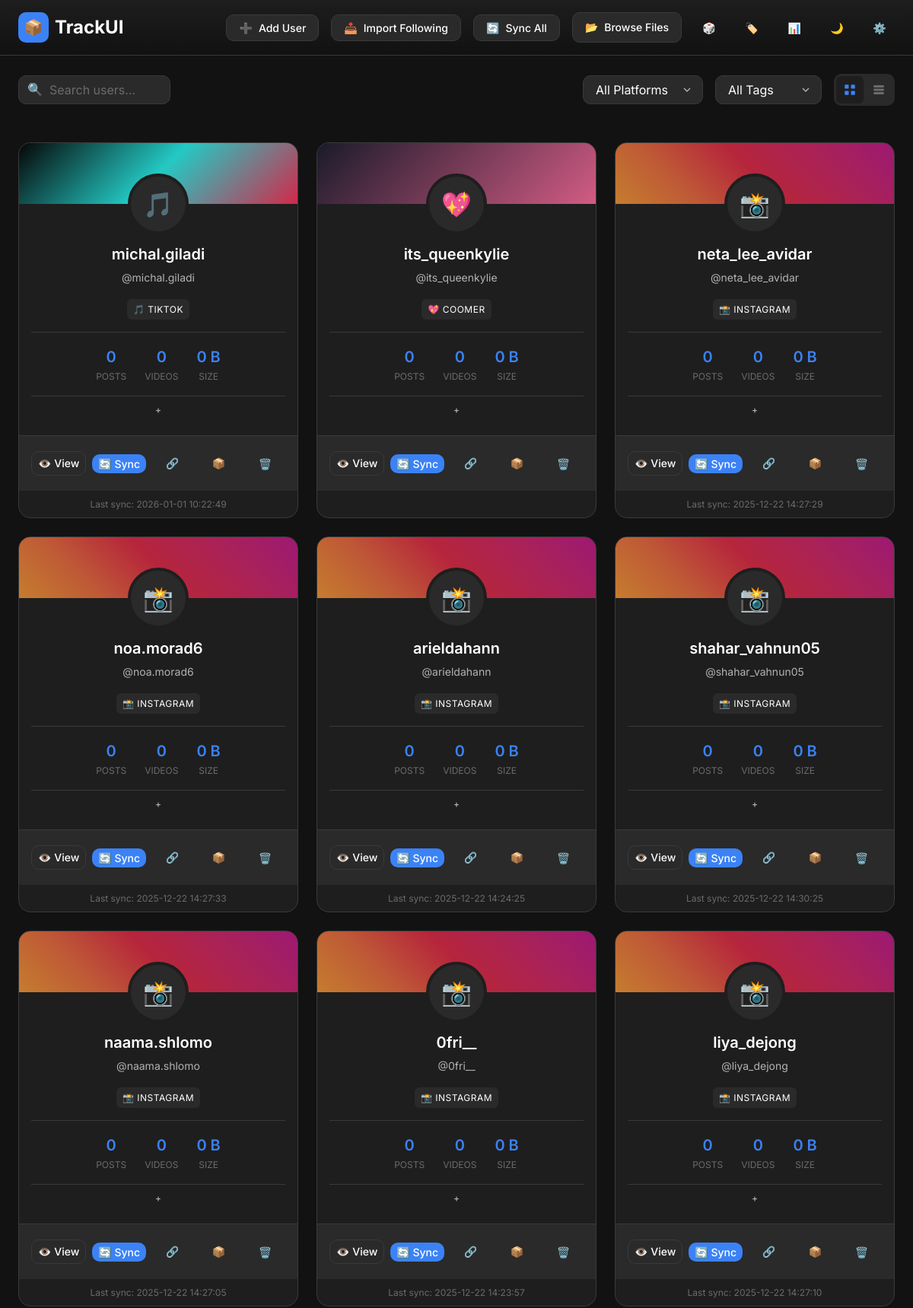
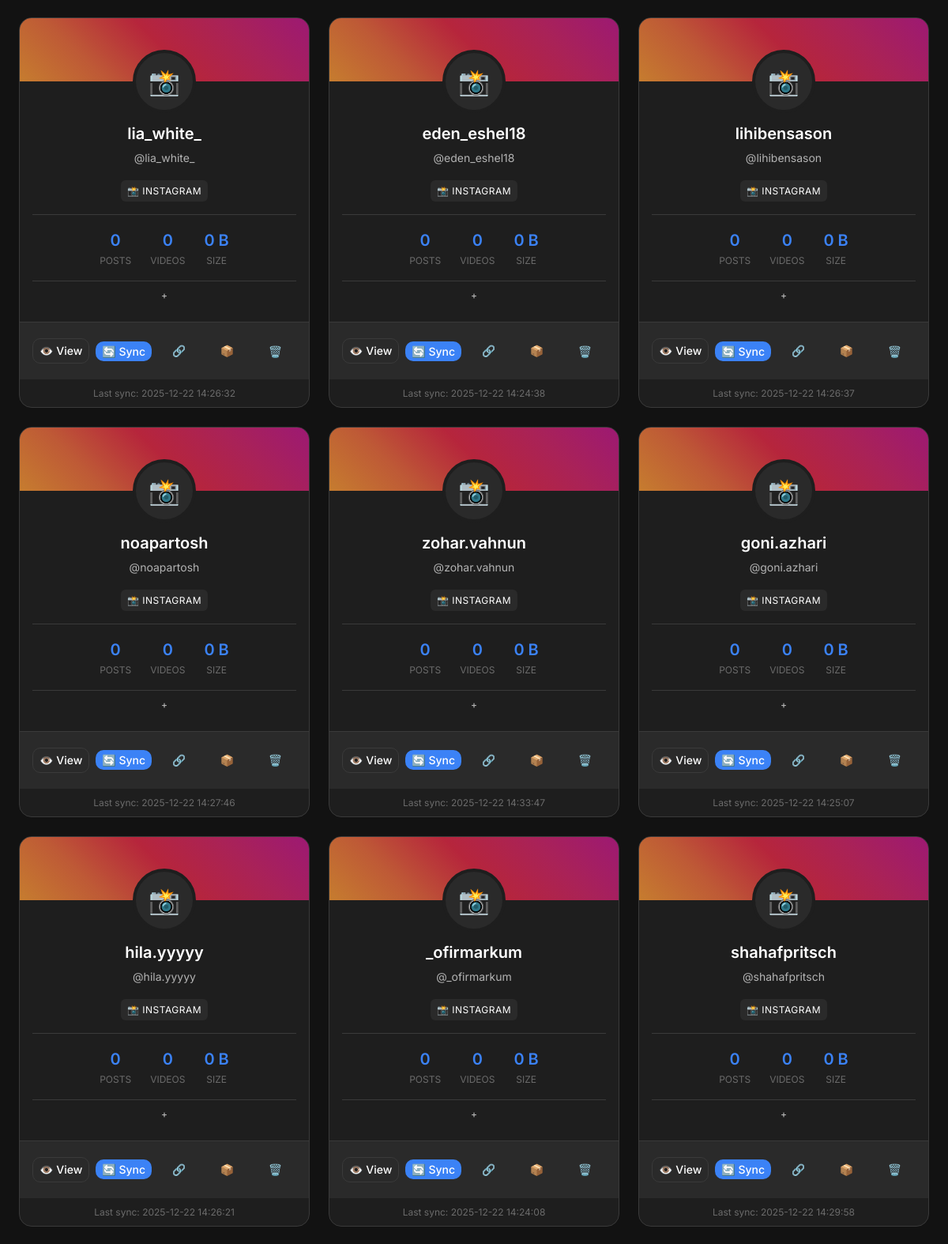
The page / (signed in, upper part) on the database its author committed (2 pictures, top to bottom).
### tables this page shows
CREATE TABLE users (
            id INTEGER PRIMARY KEY AUTOINCREMENT,
            username TEXT NOT NULL,
            platform TEXT NOT NULL,
            display_name TEXT,
            profile_picture TEXT,
            stats_json TEXT,
            created_at TIMESTAMP DEFAULT CURRENT_TIMESTAMP,
            last_sync TIMESTAMP,
            UNIQUE(username, platform)
        );

### app.py (the view, shortened to what this page needs)
@app.route('/')
@login_required
def index():
    conn = get_db()
    cursor = conn.cursor()
    cursor.execute('''
        SELECT u.*, GROUP_CONCAT(t.id || ':' || t.name || ':' || t.color) as tags
        FROM users u
        LEFT JOIN user_tags ut ON u.id = ut.user_id
        LEFT JOIN tags t ON ut.tag_id = t.id
        GROUP BY u.id
        ORDER BY u.created_at DESC
    ''')
    users = [dict(row) for row in cursor.fetchall()]
    for user in users:
        if user['tags']:
            user['tags'] = [
                {'id': int(t.split(':')[0]), 'name': t.split(':')[1], 'color': t.split(':')[2]}
                for t in user['tags'].split(',')
            ]
        else:
            user['tags'] = []
        user_dir = DOWNLOADS_DIR / user['platform'] / user['username']
        posts_count = 0
        videos_count = 0
        total_files = 0
        total_size = 0
        if total_size >= 1024 * 1024 * 1024:
            size_str = f"{total_size / (1024*1024*1024):.1f} GB"
        elif total_size >= 1024 * 1024:
            size_str = f"{total_size / (1024*1024):.1f} MB"
        elif total_size >= 1024:
            size_str = f"{total_size / 1024:.0f} KB"
        else:
            size_str = f"{total_size} B"
        user['stats'] = {
            'posts': posts_count,
            'videos': videos_count,
            'files': total_files,
            'size': size_str
        }
        if not user.get('profile_picture'):
            user['profile_picture'] = get_avatar_url(user['username'], user['platform'])
        user['banner_url'] = get_banner_url(user['username'], user['platform'])
    cursor.execute('SELECT * FROM tags ORDER BY name')
    all_tags = [dict(row) for row in cursor.fetchall()]
    conn.close()
    return render_template('index.html', users=users, tags=all_tags)

### app.py (called while the page is built)
def login_required(f):
    @wraps(f)
    def decorated_function(*args, **kwargs):
        password_hash = get_setting('app_password_hash', '')
        if password_hash and not session.get('authenticated'):
            return redirect(url_for('login'))
        return f(*args, **kwargs)
    return decorated_function

def get_db():
    conn = sqlite3.connect(str(DB_PATH), check_same_thread=False)
    conn.row_factory = sqlite3.Row
    conn.execute("PRAGMA foreign_keys = ON")
    return conn

def get_setting(key, default=None):
    conn = get_db()
    cursor = conn.cursor()
    cursor.execute('SELECT value FROM settings WHERE key = ?', (key,))
    row = cursor.fetchone()
    conn.close()
    return row['value'] if row else default

def get_avatar_url(username, platform):
    safe_username = username.replace('/', '_') if platform == 'coomer' else username
    for ext in ['.jpg', '.jpeg', '.png', '.webp', '.gif']:
        avatar_path = AVATARS_DIR / f"{platform}_{safe_username}{ext}"
        if avatar_path.exists():
            return f'/avatars/{platform}_{safe_username}{ext}'
    def download_bg():
        download_avatar_with_gallery_dl(username, platform)
    threading.Thread(target=download_bg, daemon=True).start()
    return None

def get_banner_url(username, platform):
    if platform != 'coomer':
        return None
    safe_username = username.replace('/', '_')
    for ext in ['.jpg', '.jpeg', '.png', '.webp', '.gif']:
        banner_path = BANNERS_DIR / f"{platform}_{safe_username}{ext}"
        if banner_path.exists():
            return f'/banners/{platform}_{safe_username}{ext}'
    def download_bg():
        download_coomer_banner(username)
    threading.Thread(target=download_bg, daemon=True).start()
    return None

### templates/index.html (shortened to what this page needs)
{% extends "layout.html" %}
{% block content %}
<div class="filter-bar">
    <div class="search-input">
        <input type="text" id="filter-search" class="form-input" placeholder="Search users...">
    </div>
    <select id="filter-platform" class="form-select">
        <option value="">All Platforms</option>
    </select>
    <select id="filter-tag" class="form-select">
        <option value="">All Tags</option>
    </select>
    <div class="view-toggle">
        <button class="view-toggle-btn active" data-view="grid" onclick="setViewMode('grid')" title="Grid View">
            <svg width="18" height="18" viewBox="0 0 24 24" fill="currentColor">
                <rect x="3" y="3" width="7" height="7" rx="1" />
                <rect x="14" y="3" width="7" height="7" rx="1" />
                <rect x="3" y="14" width="7" height="7" rx="1" />
                <rect x="14" y="14" width="7" height="7" rx="1" />
            </svg>
        </button>
        <button class="view-toggle-btn" data-view="list" onclick="setViewMode('list')" title="List View">
            <svg width="18" height="18" viewBox="0 0 24 24" fill="currentColor">
                <rect x="3" y="4" width="18" height="4" rx="1" />
                <rect x="3" y="10" width="18" height="4" rx="1" />
                <rect x="3" y="16" width="18" height="4" rx="1" />
            </svg>
        </button>
    </div>
</div>
{% if users %}
<div class="user-grid">
    {% for user in users %}
    <div class="card user-card" data-user-id="{{ user.id }}" data-platform="{{ user.platform }}"
        data-username="{{ user.username }}" data-display-name="{{ user.display_name or '' }}"
        data-tags="{% for tag in user.tags %}{{ tag.id }}{% if not loop.last %},{% endif %}{% endfor %}">
        {% if user.profile_picture %}
        <img src="{{ user.profile_picture }}" alt="{{ user.username }}" class="user-card-avatar">
        {% else %}
        <div class="user-card-avatar">
            {% if user.platform == 'instagram' %}📸{% elif user.platform == 'tiktok' %}🎵{% else %}💖{% endif %}
        </div>
        {% endif %}
        <div class="card-body user-card-content">
            {% if user.platform == 'coomer' and '/' in user.username %}
            {% set display_name = user.username.split('/')[1] %}
            {% else %}
            {% set display_name = user.username %}
            {% endif %}
            <h3 class="user-card-name">{{ user.display_name or display_name }}</h3>
            <p class="user-card-username">@{{ display_name }}</p>
            <span class="user-card-platform">
                {% if user.platform == 'instagram' %}
                📸 Instagram
                {% elif user.platform == 'tiktok' %}
                🎵 TikTok
                {% else %}
                💖 Coomer
                {% endif %}
            </span>
            <div class="user-card-stats">
                <div class="user-card-stat">
                    <div class="user-card-stat-value">{{ user.stats.posts }}</div>
                    <div class="user-card-stat-label">Posts</div>
                </div>
                <div class="user-card-stat">
                    <div class="user-card-stat-value">{{ user.stats.videos }}</div>
                    <div class="user-card-stat-label">Videos</div>
                </div>
                <div class="user-card-stat">
                    <div class="user-card-stat-value">{{ user.stats.size }}</div>
                    <div class="user-card-stat-label">Size</div>
                </div>
            </div>
            <div class="user-card-tags">
                <button class="btn btn-ghost" style="font-size: 12px; padding: 2px 8px;"
                    onclick="event.stopPropagation(); loadTags(); openTagAssignModal({{ user.id }}, [{% for tag in user.tags %}{{ tag.id }}{% if not loop.last %},{% endif %}{% endfor %}])">
                    +
                </button>
            </div>
        </div>
        <div class="card-footer user-card-actions">
            <a href="/user/{{ user.platform }}/{{ user.username }}" class="btn btn-secondary">
                👁️ View
            </a>
            <button class="btn btn-primary"
                onclick="event.stopPropagation(); syncUser({{ user.id }}, '{{ user.username }}')">
                🔄 Sync
            </button>
            {% if user.platform == 'instagram' %}
            <a href="https://instagram.com/{{ display_name }}" target="_blank" class="btn btn-ghost btn-icon"
                title="Open Instagram" onclick="event.stopPropagation()">
                🔗
            </a>
            {% elif user.platform == 'tiktok' %}
            <a href="https://tiktok.com/@{{ display_name }}" target="_blank" class="btn btn-ghost btn-icon"
                title="Open TikTok" onclick="event.stopPropagation()">
                🔗
            </a>
            {% elif user.platform == 'coomer' %}
            <a href="https://coomer.st/{{ user.username.replace('/', '/user/') }}" target="_blank"
                class="btn btn-ghost btn-icon" title="Open Coomer" onclick="event.stopPropagation()">
                🔗
            </a>
            {% endif %}
            <a href="/api/users/{{ user.id }}/download-zip" class="btn btn-ghost btn-icon" title="Download as ZIP"
                onclick="event.stopPropagation()">
                📦
            </a>
            <button class="btn btn-ghost btn-icon"
                onclick="event.stopPropagation(); deleteUser({{ user.id }}, '{{ user.username }}')" title="Delete">
                🗑️
            </button>
        </div>
        {% if user.last_sync %}
        <div style="text-align: center; padding: 8px; font-size: 12px; color: var(--text-muted);">
            Last sync: {{ user.last_sync }}
        </div>
        {% endif %}
    </div>
    {% endfor %}
</div>
{% endif %}
{% endblock %}

### templates/layout.html (shortened to what this page needs)
<!DOCTYPE html>
<html lang="en">
<head>
    <link rel="stylesheet" href="/static/style.css?v={{ range(1000000) | random }}">
</head>
<body>
    <header class="header">
        <div class="container header-content">
            <a href="/" class="logo">
                <div class="logo-icon">📦</div>
                <span>TrackUI</span>
            </a>
            <div class="header-actions">
                <button class="btn btn-secondary" onclick="openModal('add-user-modal')">
                    <span>➕</span>
                    Add User
                </button>
                <button class="btn btn-secondary" onclick="openModal('import-following-modal')">
                    <span>📥</span>
                    Import Following
                </button>
                <button class="btn btn-secondary" onclick="syncAllUsers()">
                    <span>🔄</span>
                    Sync All
                </button>
                <a href="/browse" class="btn btn-secondary">
                    <span>📂</span>
                    Browse Files
                </a>
                <button class="btn btn-ghost btn-icon" onclick="randomUser()" title="Random User">
                    🎲
                </button>
                <button class="btn btn-ghost btn-icon" onclick="openModal('tags-modal'); loadTags();" title="Tags">
                    🏷️
                </button>
                <button class="btn btn-ghost btn-icon" onclick="openModal('stats-modal'); loadStats();" title="Stats">
                    📊
                </button>
                <button class="btn btn-ghost btn-icon" onclick="toggleTheme()" title="Toggle Theme" id="theme-toggle">
                </button>
                <button class="btn btn-ghost btn-icon"
                    onclick="openModal('settings-modal'); loadSettings(); loadCookies();" title="Settings">
                    ⚙️
                </button>
            </div>
        </div>
    </header>
    <main class="container">
        {% block content %}{% endblock %}
    </main>
</body>
</html>

### rows shown on the page
users: username "michal.giladi", platform "🎵 TIKTOK", stats.posts "0", stats.videos "0", stats.size "0 B", last_sync "2026-01-01 10:22:49"
users: display_name "its_queenkylie", platform "💖 COOMER", stats.posts "0", stats.videos "0", stats.size "0 B"
users: username "neta_lee_avidar", platform "📸 INSTAGRAM", stats.posts "0", stats.videos "0", stats.size "0 B", last_sync "2025-12-22 14:27:29"
users: username "noa.morad6", platform "📸 INSTAGRAM", stats.posts "0", stats.videos "0", stats.size "0 B", last_sync "2025-12-22 14:27:33"
users: username "arieldahann", platform "📸 INSTAGRAM", stats.posts "0", stats.videos "0", stats.size "0 B", last_sync "2025-12-22 14:24:25"
users: username "shahar_vahnun05", platform "📸 INSTAGRAM", stats.posts "0", stats.videos "0", stats.size "0 B", last_sync "2025-12-22 14:30:25"
users: username "naama.shlomo", platform "📸 INSTAGRAM", stats.posts "0", stats.videos "0", stats.size "0 B", last_sync "2025-12-22 14:27:05"
users: username "0fri__", platform "📸 INSTAGRAM", stats.posts "0", stats.videos "0", stats.size "0 B", last_sync "2025-12-22 14:23:57"
users: username "liya_dejong", platform "📸 INSTAGRAM", stats.posts "0", stats.videos "0", stats.size "0 B", last_sync "2025-12-22 14:27:10"
users: username "lia_white_", platform "📸 INSTAGRAM", stats.posts "0", stats.videos "0", stats.size "0 B", last_sync "2025-12-22 14:26:32"
users: username "eden_eshel18", platform "📸 INSTAGRAM", stats.posts "0", stats.videos "0", stats.size "0 B", last_sync "2025-12-22 14:24:38"
users: username "lihibensason", platform "📸 INSTAGRAM", stats.posts "0", stats.videos "0", stats.size "0 B", last_sync "2025-12-22 14:26:37"
users: username "noapartosh", platform "📸 INSTAGRAM", stats.posts "0", stats.videos "0", stats.size "0 B", last_sync "2025-12-22 14:27:46"
users: username "zohar.vahnun", platform "📸 INSTAGRAM", stats.posts "0", stats.videos "0", stats.size "0 B", last_sync "2025-12-22 14:33:47"
users: username "goni.azhari", platform "📸 INSTAGRAM", stats.posts "0", stats.videos "0", stats.size "0 B", last_sync "2025-12-22 14:25:07"
users: username "hila.yyyyy", platform "📸 INSTAGRAM", stats.posts "0", stats.videos "0", stats.size "0 B", last_sync "2025-12-22 14:26:21"
users: username "_ofirmarkum", platform "📸 INSTAGRAM", stats.posts "0", stats.videos "0", stats.size "0 B", last_sync "2025-12-22 14:24:08"
users: username "shahafpritsch", platform "📸 INSTAGRAM", stats.posts "0", stats.videos "0", stats.size "0 B", last_sync "2025-12-22 14:29:58"
